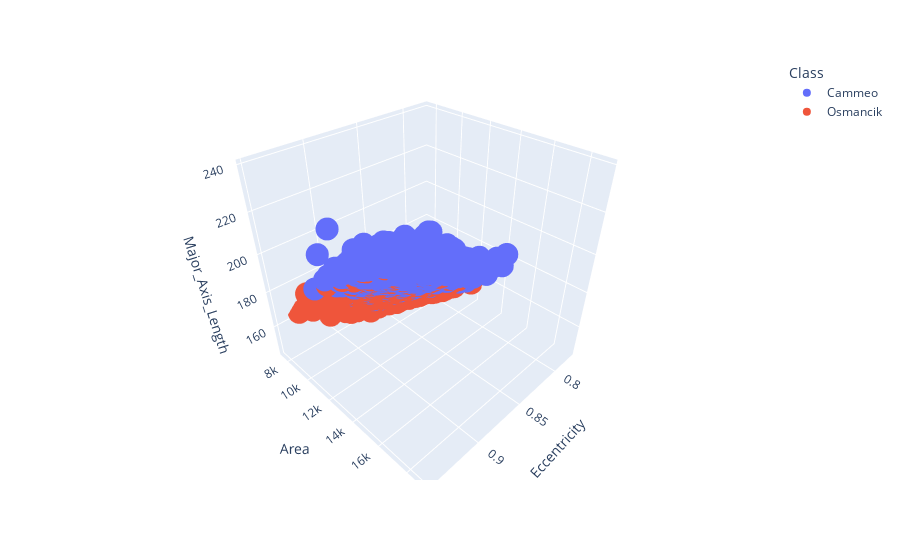

Notebook source saved alongside this figure:
### Markdown cell above
##### Plot three features in 3D by entering their names and running this cell

### Code cell
x_axis_data = input("Enter a feature name here")
y_axis_data = input("Enter a feature name here")
z_axis_data = input("Enter a feature name here")

px.scatter_3d(
    rice_dataset, x=x_axis_data, y=y_axis_data, z=z_axis_data, color="Class"
).show()

### Figure 1 — Plotly figure (JSON) as saved in the notebook; plotly's stock layout.template omitted (floating-point values rounded to 4 significant figures; data arrays with more than 128 entries replaced by an {"elided": "..."} marker saying what was removed)
{"data": [{"hovertemplate": "Class=Cammeo<br>Eccentricity=%{x}<br>Area=%{y}<br>Major_Axis_Length=%{z}<extra></extra>", "legendgroup": "Cammeo", "marker": {"color": "#636efa", "symbol": "circle"}, "mode": "markers", "name": "Cammeo", "scene": "scene", "showlegend": true, "type": "scatter3d", "x": {"elided": "1630 float values"}, "y": {"elided": "1630 int values"}, "z": {"elided": "1630 float values"}}, {"hovertemplate": "Class=Osmancik<br>Eccentricity=%{x}<br>Area=%{y}<br>Major_Axis_Length=%{z}<extra></extra>", "legendgroup": "Osmancik", "marker": {"color": "#EF553B", "symbol": "circle"}, "mode": "markers", "name": "Osmancik", "scene": "scene", "showlegend": true, "type": "scatter3d", "x": {"elided": "2180 float values"}, "y": {"elided": "2180 int values"}, "z": {"elided": "2180 float values"}}], "layout": {"legend": {"title": {"text": "Class"}, "tracegroupgap": 0}, "margin": {"t": 60}, "scene": {"domain": {"x": [0, 1], "y": [0, 1]}, "xaxis": {"title": {"text": "Eccentricity"}}, "yaxis": {"title": {"text": "Area"}}, "zaxis": {"title": {"text": "Major_Axis_Length"}}}}}
